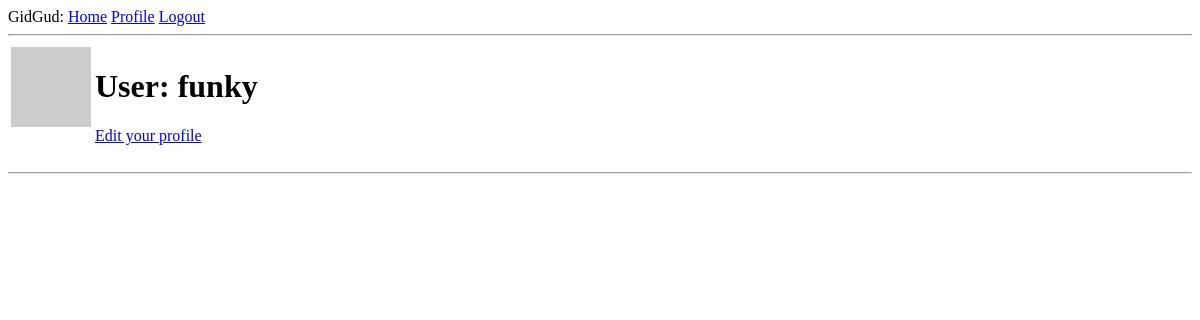
/user/funky (signed in), run on an earlier commit of the app's database.
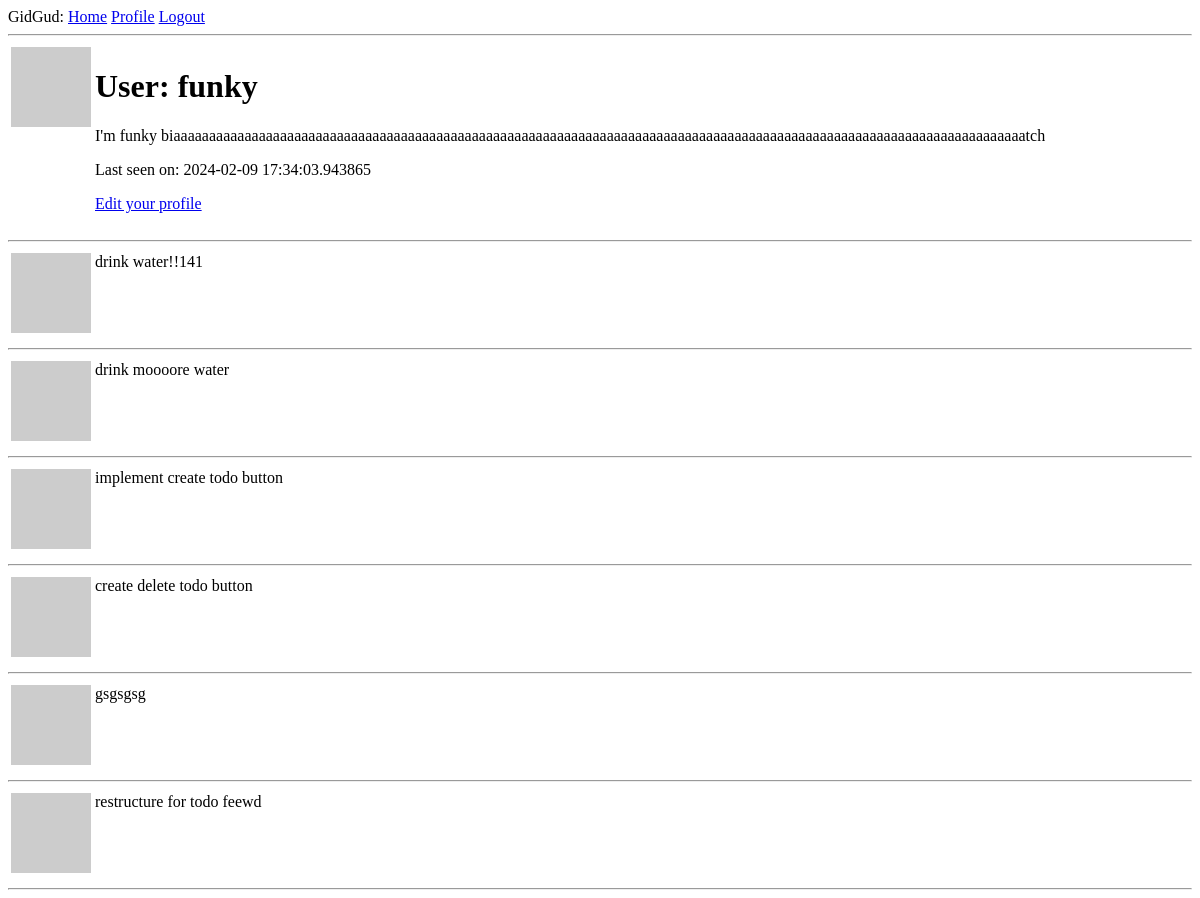
And on a later commit of the database.
### app/models.py (models this page shows, shortened)
class User(UserMixin, db.Model):
    id: so.Mapped[int] = so.mapped_column(primary_key=True)
    username: so.Mapped[str] = so.mapped_column(sa.String(64), index=True, unique=True)
    email: so.Mapped[str] = so.mapped_column(sa.String(120), index=True, unique=True)
    password_hash: so.Mapped[Optional[str]] = so.mapped_column(sa.String(256))
    todos: so.WriteOnlyMapped['ToDo'] = so.relationship(back_populates='author')
    about_me: so.Mapped[Optional[str]] = so.mapped_column(sa.String(140))
    last_seen: so.Mapped[Optional[datetime]] = so.mapped_column(
        default=lambda: datetime.now(timezone.utc))
    def avatar(self, size):
        digest = md5(self.email.lower().encode('utf-8')).hexdigest()
        return f'https://www.gravatar.com/avatar/{digest}?d=identicon&s={size}'

class ToDo(db.Model):
    id: so.Mapped[int] = so.mapped_column(primary_key=True)
    body: so.Mapped[str] = so.mapped_column(sa.String(140))
    timestamp: so.Mapped[datetime] = so.mapped_column(index=True, default=lambda: datetime.now(timezone.utc))
    user_id: so.Mapped[int] = so.mapped_column(sa.ForeignKey(User.id), index=True)
    recurrence: so.Mapped[bool] = so.mapped_column(sa.Boolean(), default=False)
    recurrence_rhythm: so.Mapped[int] = so.mapped_column(sa.Integer(), default=0)
    completed: so.Mapped[bool] = so.mapped_column(sa.Boolean(), default=False)
    author: so.Mapped[User] = so.relationship(back_populates='todos')

### app/routes.py (the view)
@app.route('/user/<username>')
@login_required
def user(username):
    user = db.first_or_404(sa.select(User).where(User.username == username))
    todos = todos = db.session.scalars(sa.select(ToDo).where(current_user == ToDo.author and ToDo.completed == False))
    return render_template('user.html', user=user, todos=todos)

### app/models.py (called while the page is built)
@login.user_loader
def load_user(id):
    return db.session.get(User, int(id))

### app/routes.py (called while the page is built)
@app.before_request
def before_request():
    if current_user.is_authenticated:
        current_user.last_seen = datetime.now(timezone.utc)
        db.session.commit()

### app/templates/user.html
{% extends "base.html" %}
{% block content %}
    <table>
        <tr valign="top">
            <td><img src="{{ user.avatar(128) }}"></td>
            <td>
                <h1>User: {{ user.username }}</h1>
                {% if user.about_me %}<p>{{ user.about_me }}</p>{% endif %}
                {% if user.last_seen %}<p>Last seen on: {{ user.last_seen }}</p>{% endif %}
                {% if user == current_user %}
                    <p><a href="{{ url_for('edit_profile') }}">Edit your profile</a></p>
                {% endif %}
            </td>
        </tr>
    </table>
    <hr>
    {% for todo in todos %}
        {% include '_todo.html' %}
    {% endfor %}
{% endblock %}

### app/templates/base.html (shortened to what this page needs)
<!doctype html>
<html>
    <head>
    </head>
    <body>
        <div>
            GidGud:
            <a href="{{ url_for('index') }}">Home</a>
            {% if current_user.is_anonymous %}
            <a href="{{ url_for('login') }}">Login</a>
            {% else %}
            <a href="{{ url_for('user', username=current_user.username) }}">Profile</a>
            <a href="{{ url_for('logout') }}">Logout</a>
            {% endif %}
        </div>
        <hr>
        {% block content %}{% endblock %}
    </body>
</html>

### app/templates/_todo.html
<table>
    <tr valign="top">
        <td><img src="{{ todo.author.avatar(36) }}"></td>
        <td>{{ todo.body }}</td>
    </tr>
</table>
<hr>

What changed in the data, as far as the page shows it:
changed User "funky": about_me (not shown) → "I'm funky biaaaaaaaaaaaaaaaaaaaaaaaaaaaaaaaaaaaaaaaaaaaaaaaaaaaaaaaaaaaaaaaaaaaaaaaaaaaaaaaaaaaaaaaaaaaaaaaaaaaaaaaaaaaaaaaaaaaaaaaatch"; last_seen (not shown) → "2024-02-09 17:34:03.943865"
added ToDo: body "drink water!!141"
added ToDo: body "drink moooore water"
added ToDo: body "implement create todo button"
added ToDo: body "create delete todo button"
added ToDo: body "gsgsgsg"
added ToDo: body "restructure for todo feewd"
Also different on the page:
text now shown: "Last seen on:"
